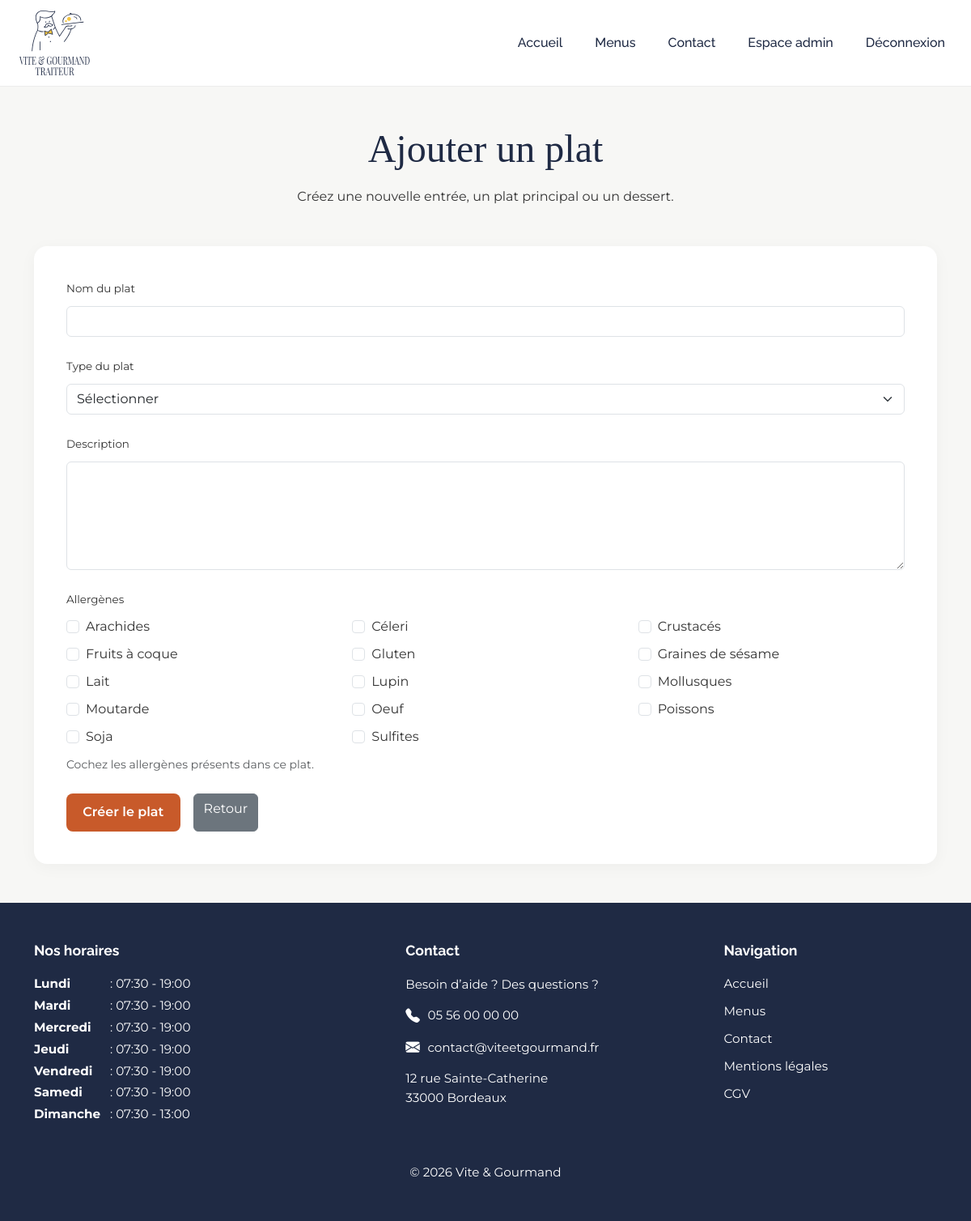
Screenshot of /public/index.php?url=employe-plat-create (signed in) with the database file from the repository.
### tables this page shows
CREATE TABLE allergene (
    id INT AUTO_INCREMENT PRIMARY KEY,
    nom VARCHAR(100) NOT NULL UNIQUE
);

CREATE TABLE horaire (
    id INT AUTO_INCREMENT PRIMARY KEY,
    jour_semaine ENUM('Lundi', 'Mardi', 'Mercredi', 'Jeudi', 'Vendredi', 'Samedi', 'Dimanche') NOT NULL,
    heure_ouverture TIME NOT NULL,
    heure_fermeture TIME NOT NULL,
    restaurant_id INT NOT NULL
);

### app/Controllers/EmployeeController.php (called while the page is built, shortened)
<?php
require_once __DIR__ . '/../Models/HoraireModel.php';
require_once __DIR__ . '/../Models/PlatModel.php';
class EmployeeController
{
    public function createPlat(): void
    {
        $platModel = new PlatModel();
        $allergenes = $platModel->getAllAllergenes();
        require_once __DIR__ . '/../Views/pages/employee-plat-create.php';
    }
}

### app/Models/PlatModel.php (called while the page is built, shortened)
<?php
class PlatModel
{
  public function getAllAllergenes(): array
  {
    $pdo = Database::getConnection();
    $stmt = $pdo->query("
        SELECT id, nom
        FROM allergene
        ORDER BY nom ASC
    ");
    return $stmt->fetchAll();
  }
}

### app/Models/HoraireModel.php (called while the page is built, shortened)
<?php
class HoraireModel
{
    public function getAll(): array
    {
        $pdo = Database::getConnection();
        $sql = "
            SELECT *
            FROM horaire
            ORDER BY FIELD(
                jour_semaine,
                'Lundi',
                'Mardi',
                'Mercredi',
                'Jeudi',
                'Vendredi',
                'Samedi',
                'Dimanche'
            )
        ";
        $stmt = $pdo->query($sql);
        return $stmt->fetchAll();
    }
}

### app/Views/pages/employee-plat-create.php (the view, shortened to what this page needs)
<?php require_once __DIR__ . '/../layouts/header.php'; ?>
<main class="employee-management-page py-5">
    <section class="container">
        <div class="employee-management-header mb-5">
            <h1 class="employee-management-title">
                Ajouter un plat
            </h1>
            <p class="employee-management-text">
                Créez une nouvelle entrée, un plat principal ou un dessert.
            </p>
        </div>
        <div class="employee-management-card">
            <form method="POST">
                <div class="mb-4">
                    <label for="nom" class="form-label">
                        Nom du plat
                    </label>
                    <input
                        type="text"
                        id="nom"
                        name="nom"
                        class="form-control"
                        required>
                </div>
                <div class="mb-4">
                    <label for="type_plat" class="form-label">
                        Type du plat
                    </label>
                    <select
                        id="type_plat"
                        name="type_plat"
                        class="form-select"
                        required>
                        <option value="">
                            Sélectionner
                        </option>
                    </select>
                </div>
                <div class="mb-4">
                    <label for="description" class="form-label">
                        Description
                    </label>
                    <textarea
                        id="description"
                        name="description"
                        class="form-control"
                        rows="5"
                        required></textarea>
                </div>
                <div class="mb-4">
                    <label class="form-label">
                        Allergènes
                    </label>
                    <div class="row">
                        <?php foreach ($allergenes as $allergene): ?>
                            <div class="col-md-4 mb-2">
                                <div class="form-check">
                                    <input
                                        class="form-check-input"
                                        type="checkbox"
                                        name="allergenes[]"
                                        value="<?= (int) $allergene['id'] ?>"
                                        id="allergene<?= (int) $allergene['id'] ?>">
                                    <label
                                        class="form-check-label"
                                        for="allergene<?= (int) $allergene['id'] ?>">
                                        <?= htmlspecialchars($allergene['nom']) ?>
                                    </label>
                                </div>
                            </div>
                        <?php endforeach; ?>
                    </div>
                    <small class="form-text text-muted">
                        Cochez les allergènes présents dans ce plat.
                    </small>
                </div>
                <div class="d-flex gap-3">
                    <button
                        type="submit"
                        class="btn employee-management-btn">
                        Créer le plat
                    </button>
                    <a
                        href="index.php?url=employe-plats"
                        class="btn btn-secondary">
                        Retour
                    </a>
                </div>
            </form>
        </div>
    </section>
</main>
<?php require_once __DIR__ . '/../layouts/footer.php'; ?>

### app/Views/layouts/footer.php (shortened to what this page needs)
<?php
require_once __DIR__ . '/../../Models/HoraireModel.php';
$horaireModel = new HoraireModel();
$footerHoraires = $horaireModel->getAll();
?>
<footer class="site-footer">
    <div class="container">
        <div class="footer-grid">
            <div class="footer-column">
                <h3 class="footer-hours-title">
                    Nos horaires
                </h3>
                <div class="footer-hours-list">
                    <?php foreach ($footerHoraires as $horaire): ?>
                        <p class="footer-hours">
                            <strong>
                                <?= htmlspecialchars($horaire['jour_semaine']) ?>
                            </strong>
                            :
                            <?= htmlspecialchars(substr($horaire['heure_ouverture'], 0, 5)) ?>
                            -
                            <?= htmlspecialchars(substr($horaire['heure_fermeture'], 0, 5)) ?>
                        </p>
                    <?php endforeach; ?>
                </div>
            </div>
            <div class="footer-column">
                <h3 class="footer-hours-title">
                    Contact
                </h3>
                <p class="footer-help">
                    Besoin d’aide ? Des questions ?
                </p>
                <a href="tel:+33556000000" class="footer-contact-link">
                    <i class="bi bi-telephone-fill"></i>
                    05 56 00 00 00
                </a>
                <a href="mailto:contact@viteetgourmand.fr"
                    class="footer-contact-link footer-email">
                    <i class="bi bi-envelope-fill"></i>
                    contact@viteetgourmand.fr
                </a>
                <p class="footer-address">
                    12 rue Sainte-Catherine<br>
                    33000 Bordeaux
                </p>
            </div>
            <div class="footer-column">
                <h3 class="footer-hours-title">
                    Navigation
                </h3>
                <nav class="footer-links">
                    <a href="<?= BASE_URL ?>/index.php?url=accueil">
                        Accueil
                    </a>
                    <a href="<?= BASE_URL ?>/index.php?url=menus">
                        Menus
                    </a>
                    <a href="<?= BASE_URL ?>/index.php?url=contact">
                        Contact
                    </a>
                    <a href="<?= BASE_URL ?>/index.php?url=mentions-legales">
                        Mentions légales
                    </a>
                    <a href="<?= BASE_URL ?>/index.php?url=cgv">
                        CGV
                    </a>
                </nav>
            </div>
        </div>
        <p class="footer-copyright mt-5 mb-0">
            © 2026 Vite & Gourmand
        </p>
    </div>
</footer>
</body>
</html>

### public/assets/css/style.css (style rules this page uses)
:root { --bs-primary: #1F2A44; --bs-secondary: #A69F9F; --bs-warning: #F4C542; --bs-dark: #333333; --vg-bg: #F7F7F5; --vg-cta: #C85A2A; --vg-white: #FFFFFF; }
body { min-height: 100vh; background-color: var(--vg-bg); color: var(--bs-dark); font-family: 'Montserrat', sans-serif; }
h1, h2, h3, h4, h5 { font-family: 'Playfair Display', serif; color: var(--bs-primary); }
a { text-decoration: none; }
.page-layout { min-height: 100vh; display: flex; flex-direction: column; }
main { flex: 1; }
.site-footer { background-color: #1F2A44; color: #FFFFFF; padding: 3rem 1rem; }
.site-footer a { color: #FFFFFF; text-decoration: none; transition: 0.3s ease; }
.footer-grid { display: grid; grid-template-columns: 1.2fr 1fr 0.8fr; gap: 4rem; max-width: 1200px; margin: 0 auto; text-align: left; }
.footer-column { display: flex; flex-direction: column; gap: 0.8rem; }
.footer-hours-title { font-family: 'Raleway', sans-serif; font-weight: 700; font-size: 1.10rem; margin-bottom: 0.5rem; color: #FFFFFF; }
.footer-hours-list { display: flex; flex-direction: column; gap: 0.25rem; }
.footer-hours { margin-bottom: 0; font-size: 0.95rem; line-height: 1.5; }
.footer-hours strong { display: inline-block; min-width: 90px; }
.footer-help, .footer-address, .footer-copyright { font-size: 0.95rem; line-height: 1.6; margin-bottom: 0; }
.footer-contact-link, .footer-email { display: flex; align-items: center; gap: 0.6rem; font-size: 0.95rem; }
.footer-contact-link i, .footer-email i { font-size: 1.1rem; }
.footer-links { display: flex; flex-direction: column; gap: 0.7rem; }
.footer-links a { font-size: 0.95rem; }
.footer-copyright { text-align: center; margin-top: 3rem; }
.form-label { min-height: 24px; margin-bottom: 0.5rem; color: var(--bs-dark); font-size: 0.84rem; }
.form-select, .form-range { min-height: 38px; cursor: pointer; }
.employee-management-page { background-color: var(--vg-bg); }
.employee-management-header { text-align: center; }
.employee-management-title { color: var(--bs-primary); font-size: 3rem; }
.employee-management-text { color: var(--bs-dark); max-width: 700px; margin: 1rem auto 0; line-height: 1.7; }
.employee-management-card { background-color: #ffffff; border-radius: 16px; padding: 2.5rem; box-shadow: 0 4px 20px rgba(0, 0, 0, 0.04); }
.employee-management-btn { background-color: var(--vg-cta); color: #ffffff; font-weight: 600; border-radius: 8px; padding: 0.65rem 1.2rem; }

### rows the page displays
allergene: nom "Arachides"
allergene: nom "Céleri"
allergene: nom "Crustacés"
allergene: nom "Fruits à coque"
allergene: nom "Gluten"
allergene: nom "Graines de sésame"
allergene: nom "Lait"
allergene: nom "Lupin"
allergene: nom "Mollusques"
allergene: nom "Moutarde"
allergene: nom "Oeuf"
allergene: nom "Poissons"
allergene: nom "Soja"
allergene: nom "Sulfites"
horaire: jour_semaine "Lundi", heure_ouverture "07:30", heure_fermeture "19:00"
horaire: jour_semaine "Mardi", heure_ouverture "07:30", heure_fermeture "19:00"
horaire: jour_semaine "Mercredi", heure_ouverture "07:30", heure_fermeture "19:00"
horaire: jour_semaine "Jeudi", heure_ouverture "07:30", heure_fermeture "19:00"
horaire: jour_semaine "Vendredi", heure_ouverture "07:30", heure_fermeture "19:00"
horaire: jour_semaine "Samedi", heure_ouverture "07:30", heure_fermeture "19:00"
horaire: jour_semaine "Dimanche", heure_ouverture "07:30", heure_fermeture "13:00"
